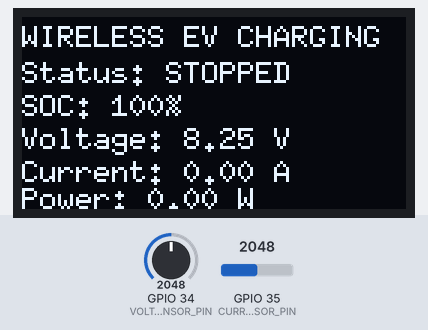
A sketch run on a simulated ESP32. On the bench: 128×64 one-colour display. The test bench sets the inputs (shaded band); at power-on: GPIO 34 (VOLTAGE_SENSOR_PIN) = 2048, GPIO 35 (CURRENT_SENSOR_PIN) = 2048 (analog values on the 0–4095 scale). WiFi joins after 1.5 s; servers stay silent unless stated; what the sketch prints to the serial monitor is not drawn.

Above: at 3.5 s.
3.6 s: GPIO 34 (VOLTAGE_SENSOR_PIN) set to 2866
At 5.1 s:
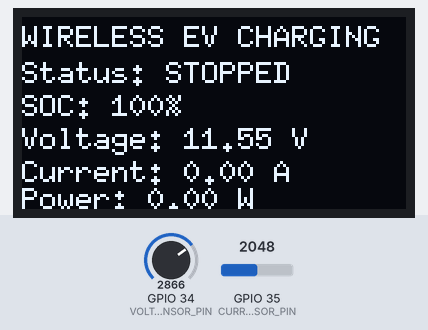
6.3 s: GPIO 35 (CURRENT_SENSOR_PIN) set to 2866
At 7.8 s:
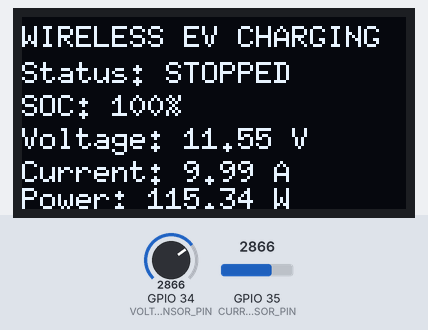
8.3 s: GPIO 34 (VOLTAGE_SENSOR_PIN) set to 3603
At 9.4 s:
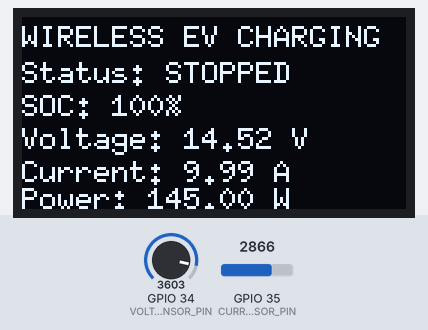
10.3 s: GPIO 35 (CURRENT_SENSOR_PIN) set to 3603
At 12.0 s:
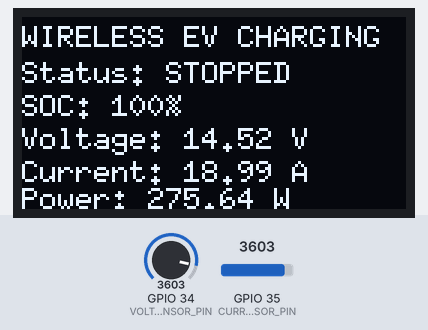
12.3 s: GPIO 34 (VOLTAGE_SENSOR_PIN) set to 4095
At 13.6 s:
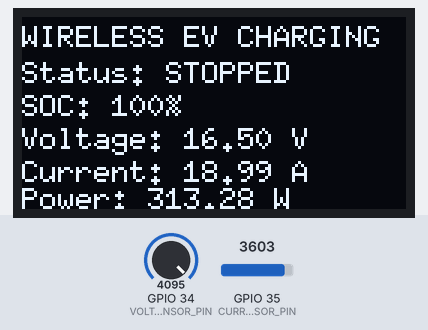
14.3 s: GPIO 35 (CURRENT_SENSOR_PIN) set to 4095
At 15.1 s:
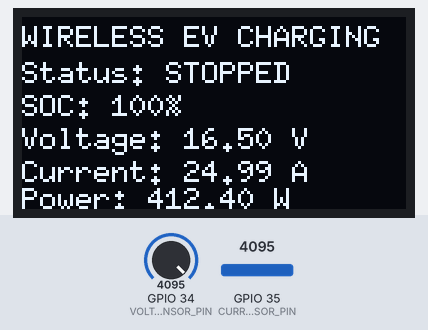
Timing chart, 0 to 17.3 s (numbered marks = the images above; inputs shaded):
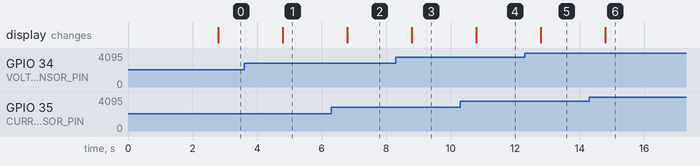

Measured:
- after the input at 3.6 s, the display: changes after 1.2 s (image 1)
- after the input at 6.3 s, the display: changes after 0.50 s (image 2)
- after the input at 8.3 s, the display: changes after 0.50 s (image 3)
- after the input at 10.3 s, the display: changes after 0.50 s (image 4)
- after the input at 12.3 s, the display: changes after 0.50 s (image 5)
- after the input at 14.3 s, the display: changes after 0.50 s (image 6)

The sketch:

ESP32_2_Receiver.ino
```cpp
#include <WiFi.h>
#include <HTTPClient.h>
#include <Wire.h>
#include <U8g2lib.h>

// =====================================
// Wi-Fi Configuration
// =====================================
const char* WIFI_SSID = "YOUR_WIFI_NAME";
const char* WIFI_PASSWORD = "YOUR_WIFI_PASSWORD";

// ESP32 #1 transmitter IP address.
// Replace with the IP printed by ESP32 #1.
const char* TRANSMITTER_IP = "192.168.1.50";

String transmitterURL =
  String("http://") + TRANSMITTER_IP;

// =====================================
// ESP32 #2 Pin Configuration
// =====================================
#define VOLTAGE_SENSOR_PIN 34
#define CURRENT_SENSOR_PIN 35

#define OLED_SDA 21
#define OLED_SCL 22

// =====================================
// OLED Configuration (SH1106)
// =====================================
U8G2_SH1106_128X64_NONAME_F_HW_I2C oled(
  U8G2_R0, U8X8_PIN_NONE
);

// =====================================
// Sensor Calibration
// =====================================
const float ADC_REFERENCE = 3.3;
const float ADC_MAX = 4095.0;

// Set these according to your actual modules
// and calibrate against a multimeter.
const float VOLTAGE_CALIBRATION = 5.0;

// This assumes the 5 A ACS712 version.
// 20 A and 30 A versions need different values.
const float ACS712_SENSITIVITY = 0.066;

float currentZeroVoltage = 2.5;

// =====================================
// Battery Configuration
// =====================================
const float BATTERY_MIN_VOLTAGE = 3.30;
const float BATTERY_MAX_VOLTAGE = 4.20;

const float CUTOFF_SOC = 100.0;

// =====================================
// Monitoring Variables
// =====================================
float batteryVoltage = 0.0;
float chargingCurrent = 0.0;
float chargingPower = 0.0;
float stateOfCharge = 0.0;

bool chargingStatus = false;
bool cutoffReached = false;

unsigned long previousMillis = 0;
const unsigned long INTERVAL = 1000;

// =====================================
// Read Average ADC Voltage
// =====================================
float readSensorVoltage(int pin) {
  long total = 0;
  const int samples = 50;

  for (int i = 0; i < samples; i++) {
    total += analogRead(pin);
    delay(2);
  }

  float averageADC = total / (float)samples;

  return (averageADC / ADC_MAX) * ADC_REFERENCE;
}

// =====================================
// Read Battery Voltage
// =====================================
float readBatteryVoltage() {
  float sensorVoltage =
    readSensorVoltage(VOLTAGE_SENSOR_PIN);

  return sensorVoltage * VOLTAGE_CALIBRATION;
}

// =====================================
// Read Charging Current
// =====================================
float readChargingCurrent() {
  float sensorVoltage =
    readSensorVoltage(CURRENT_SENSOR_PIN);

  float current =
    (sensorVoltage - currentZeroVoltage)
    / ACS712_SENSITIVITY;

  if (current < 0.0) {
    current = 0.0;
  }

  return current;
}

// =====================================
// Calculate Battery SOC
// =====================================
float calculateSOC(float voltage) {
  float soc =
    ((voltage - BATTERY_MIN_VOLTAGE) /
    (BATTERY_MAX_VOLTAGE - BATTERY_MIN_VOLTAGE))
    * 100.0;

  return constrain(soc, 0.0, 100.0);
}

// =====================================
// Send Command to ESP32 #1
// =====================================
bool sendTransmitterCommand(String command) {

  if (WiFi.status() != WL_CONNECTED) {
    Serial.println("Wi-Fi disconnected");
    return false;
  }

  HTTPClient http;

  String url = transmitterURL + "/" + command;

  http.begin(url);
  http.setTimeout(3000);

  int responseCode = http.GET();

  Serial.print("Transmitter response: ");
  Serial.println(responseCode);

  http.end();

  return responseCode == 200;
}

// =====================================
// OLED Display
// =====================================
void displayReadings() {

  oled.clearBuffer();
  oled.setFont(u8g2_font_6x10_tf);

  oled.drawStr(0, 10, "WIRELESS EV CHARGING");

  oled.setCursor(0, 22);
  oled.print("Status: ");
  oled.print(chargingStatus ? "CHARGING" : "STOPPED");

  oled.setCursor(0, 33);
  oled.print("SOC: ");
  oled.print(stateOfCharge, 0);
  oled.print("%");

  oled.setCursor(0, 44);
  oled.print("Voltage: ");
  oled.print(batteryVoltage, 2);
  oled.print(" V");

  oled.setCursor(0, 55);
  oled.print("Current: ");
  oled.print(chargingCurrent, 2);
  oled.print(" A");

  oled.setCursor(0, 64);
  oled.print("Power: ");
  oled.print(chargingPower, 2);
  oled.print(" W");

  oled.sendBuffer();
}

// =====================================
// Serial Monitor Output
// =====================================
void printReadings() {

  Serial.println("--------------------------");

  Serial.print("Battery Voltage: ");
  Serial.print(batteryVoltage, 2);
  Serial.println(" V");

  Serial.print("Charging Current: ");
  Serial.print(chargingCurrent, 2);
  Serial.println(" A");

  Serial.print("Charging Power: ");
  Serial.print(chargingPower, 2);
  Serial.println(" W");

  Serial.print("Battery SOC: ");
  Serial.print(stateOfCharge, 1);
  Serial.println("%");

  Serial.print("Charging Status: ");
  Serial.println(chargingStatus ? "CHARGING" : "STOPPED");
}

// =====================================
// Setup
// =====================================
void setup() {

  Serial.begin(115200);

  analogReadResolution(12);

  analogSetPinAttenuation(
    VOLTAGE_SENSOR_PIN, ADC_11db
  );

  analogSetPinAttenuation(
    CURRENT_SENSOR_PIN, ADC_11db
  );

  // Initialize OLED
  Wire.begin(OLED_SDA, OLED_SCL);
  oled.begin();

  oled.clearBuffer();
  oled.setFont(u8g2_font_6x10_tf);
  oled.drawStr(0, 20, "EV RECEIVER");
  oled.drawStr(0, 35, "Connecting Wi-Fi...");
  oled.sendBuffer();

  // Connect to Wi-Fi
  WiFi.mode(WIFI_STA);
  WiFi.begin(WIFI_SSID, WIFI_PASSWORD);

  Serial.print("Connecting to Wi-Fi");

  while (WiFi.status() != WL_CONNECTED) {
    delay(500);
    Serial.print(".");
  }

  Serial.println();
  Serial.println("Wi-Fi connected");

  Serial.print("ESP32 #2 IP: ");
  Serial.println(WiFi.localIP());

  // Disable transmitter before current sensor
  // zero-offset calibration.
  sendTransmitterCommand("stop");

  delay(500);

  // Calibrate current sensor with zero current.
  currentZeroVoltage =
    readSensorVoltage(CURRENT_SENSOR_PIN);

  Serial.print("ACS712 zero offset: ");
  Serial.println(currentZeroVoltage, 3);

  Serial.println("Receiver monitoring started");
}

// =====================================
// Main Loop
// =====================================
void loop() {

  unsigned long currentMillis = millis();

  if (currentMillis - previousMillis >= INTERVAL) {

    previousMillis = currentMillis;

    // Read sensor values
    batteryVoltage = readBatteryVoltage();

    chargingCurrent = readChargingCurrent();

    // Calculate charging power
    chargingPower =
      batteryVoltage * chargingCurrent;

    // Calculate battery SOC
    stateOfCharge =
      calculateSOC(batteryVoltage);

    // Automatic charging control
    if (stateOfCharge >= CUTOFF_SOC &&
        !cutoffReached) {

      if (sendTransmitterCommand("stop")) {

        chargingStatus = false;
        cutoffReached = true;

        Serial.println("Battery threshold reached");
        Serial.println("Transmitter stopped");
      }
    }

    // Display and print readings
    displayReadings();
    printReadings();
  }
}
```
